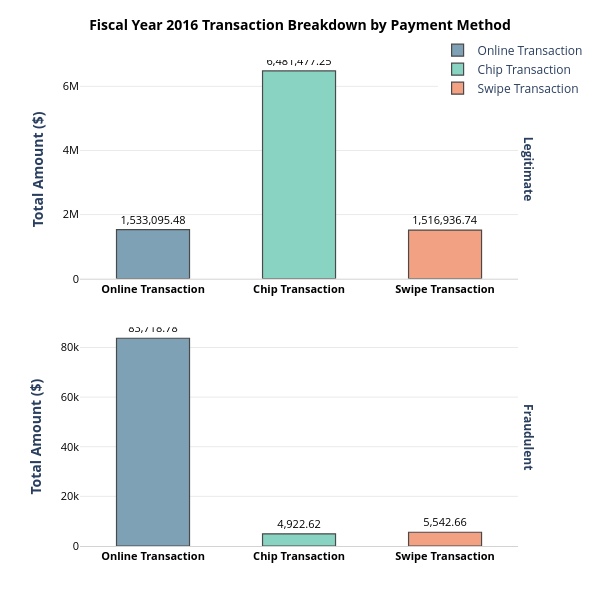

The cell this chart's notebook holds for it:
### Code cell
total_chip_plot (total_amountchip_pd, "total_amount", "<b>Total Amount ($)</b>")

### Figure 1 — Plotly figure (JSON) as saved in the notebook; plotly's stock layout.template omitted (floating-point values rounded to 4 significant figures)
{"data": [{"customdata": [["Legitimate"]], "hovertemplate": "<b>%{x}</b><br>Status: %{customdata[0]}<br>Total: %{y:,}<extra></extra>", "legendgroup": "Online Transaction", "marker": {"color": "#7EA1B5", "line": {"color": "#4A4A4A", "width": 1.2}, "pattern": {"shape": ""}}, "name": "Online Transaction", "orientation": "v", "showlegend": true, "textfont": {"color": "black", "size": 11}, "textposition": "outside", "texttemplate": "%{y:,}", "type": "bar", "width": 0.5, "x": ["Online Transaction"], "xaxis": "x2", "y": [1533000.0], "yaxis": "y2"}, {"customdata": [["Fraudulent"]], "hovertemplate": "<b>%{x}</b><br>Status: %{customdata[0]}<br>Total: %{y:,}<extra></extra>", "legendgroup": "Online Transaction", "marker": {"color": "#7EA1B5", "line": {"color": "#4A4A4A", "width": 1.2}, "pattern": {"shape": ""}}, "name": "Online Transaction", "orientation": "v", "showlegend": false, "textfont": {"color": "black", "size": 11}, "textposition": "outside", "texttemplate": "%{y:,}", "type": "bar", "width": 0.5, "x": ["Online Transaction"], "xaxis": "x", "y": [83720.0], "yaxis": "y"}, {"customdata": [["Legitimate"]], "hovertemplate": "<b>%{x}</b><br>Status: %{customdata[0]}<br>Total: %{y:,}<extra></extra>", "legendgroup": "Chip Transaction", "marker": {"color": "#89D3C2", "line": {"color": "#4A4A4A", "width": 1.2}, "pattern": {"shape": ""}}, "name": "Chip Transaction", "orientation": "v", "showlegend": true, "textfont": {"color": "black", "size": 11}, "textposition": "outside", "texttemplate": "%{y:,}", "type": "bar", "width": 0.5, "x": ["Chip Transaction"], "xaxis": "x2", "y": [6481000.0], "yaxis": "y2"}, {"customdata": [["Fraudulent"]], "hovertemplate": "<b>%{x}</b><br>Status: %{customdata[0]}<br>Total: %{y:,}<extra></extra>", "legendgroup": "Chip Transaction", "marker": {"color": "#89D3C2", "line": {"color": "#4A4A4A", "width": 1.2}, "pattern": {"shape": ""}}, "name": "Chip Transaction", "orientation": "v", "showlegend": false, "textfont": {"color": "black", "size": 11}, "textposition": "outside", "texttemplate": "%{y:,}", "type": "bar", "width": 0.5, "x": ["Chip Transaction"], "xaxis": "x", "y": [4923.0], "yaxis": "y"}, {"customdata": [["Legitimate"]], "hovertemplate": "<b>%{x}</b><br>Status: %{customdata[0]}<br>Total: %{y:,}<extra></extra>", "legendgroup": "Swipe Transaction", "marker": {"color": "#F2A183", "line": {"color": "#4A4A4A", "width": 1.2}, "pattern": {"shape": ""}}, "name": "Swipe Transaction", "orientation": "v", "showlegend": true, "textfont": {"color": "black", "size": 11}, "textposition": "outside", "texttemplate": "%{y:,}", "type": "bar", "width": 0.5, "x": ["Swipe Transaction"], "xaxis": "x2", "y": [1517000.0], "yaxis": "y2"}, {"customdata": [["Fraudulent"]], "hovertemplate": "<b>%{x}</b><br>Status: %{customdata[0]}<br>Total: %{y:,}<extra></extra>", "legendgroup": "Swipe Transaction", "marker": {"color": "#F2A183", "line": {"color": "#4A4A4A", "width": 1.2}, "pattern": {"shape": ""}}, "name": "Swipe Transaction", "orientation": "v", "showlegend": false, "textfont": {"color": "black", "size": 11}, "textposition": "outside", "texttemplate": "%{y:,}", "type": "bar", "width": 0.5, "x": ["Swipe Transaction"], "xaxis": "x", "y": [5543.0], "yaxis": "y"}], "layout": {"annotations": [{"font": {}, "showarrow": false, "text": "<b>Fraudulent</b>", "textangle": 90, "x": 0.98, "xanchor": "left", "xref": "paper", "y": 0.225, "yanchor": "middle", "yref": "paper"}, {"font": {}, "showarrow": false, "text": "<b>Legitimate</b>", "textangle": 90, "x": 0.98, "xanchor": "left", "xref": "paper", "y": 0.775, "yanchor": "middle", "yref": "paper"}], "autosize": false, "barmode": "relative", "height": 600, "legend": {"orientation": "v", "title": {"text": ""}, "tracegroupgap": 0, "x": 0.8, "xanchor": "left", "y": 1.05, "yanchor": "top"}, "margin": {"b": 50, "l": 80, "r": 30, "t": 60}, "paper_bgcolor": "white", "plot_bgcolor": "white", "showlegend": true, "title": {"font": {"color": "black", "size": 14}, "text": "<b>Fiscal Year 2016 Transaction Breakdown by Payment Method</b>", "x": 0.5}, "width": 600, "xaxis": {"anchor": "y", "autorange": true, "categoryarray": ["Online Transaction", "Chip Transaction", "Swipe Transaction"], "categoryorder": "array", "domain": [0, 0.98], "linecolor": "#D3D3D3", "range": [-0.5, 2.5], "showgrid": false, "showticklabels": true, "tickfont": {"color": "black", "size": 11, "weight": "bold"}, "title": {"text": ""}, "type": "category"}, "xaxis2": {"anchor": "y2", "autorange": true, "domain": [0, 0.98], "linecolor": "#D3D3D3", "matches": "x", "range": [-0.5, 2.5], "showgrid": false, "showticklabels": true, "tickfont": {"color": "black", "size": 11, "weight": "bold"}, "title": {"text": ""}, "type": "category"}, "yaxis": {"anchor": "x", "autorange": true, "domain": [0, 0.45], "gridcolor": "#EAEAEA", "range": [0, 96150.0], "showline": false, "showticklabels": true, "tickfont": {"color": "black", "size": 11}, "title": {"text": "<b>Total Amount ($)</b>"}, "type": "linear", "zeroline": false}, "yaxis2": {"anchor": "x2", "autorange": true, "domain": [0.55, 1], "gridcolor": "#EAEAEA", "range": [0, 7444000.0], "showline": false, "showticklabels": true, "tickfont": {"color": "black", "size": 11}, "title": {"text": "<b>Total Amount ($)</b>"}, "type": "linear", "zeroline": false}}}
